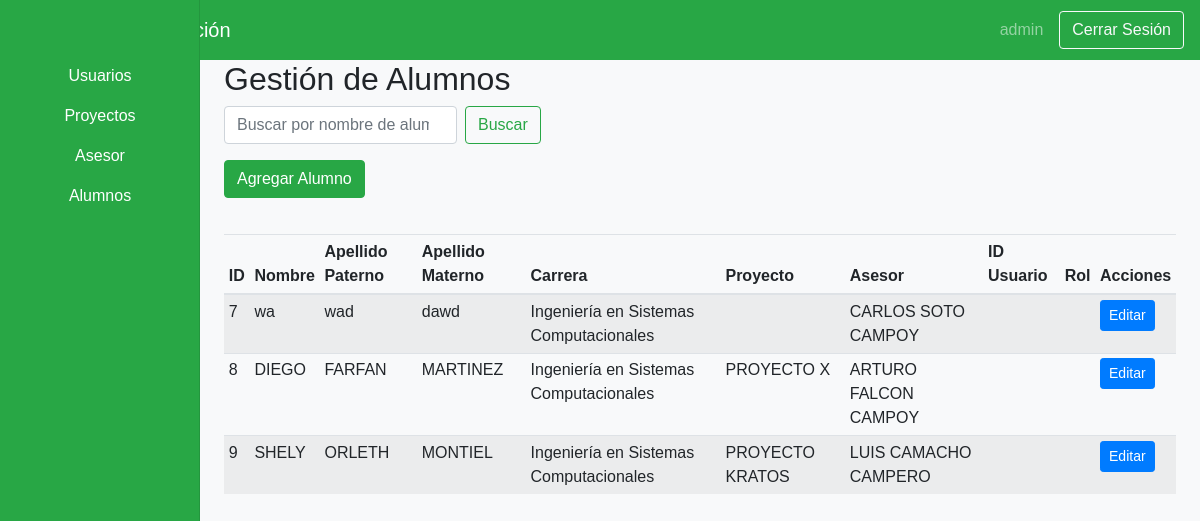
Page /views/admin/dashboardAdminAlumnos.php (signed in) on the earlier database version.
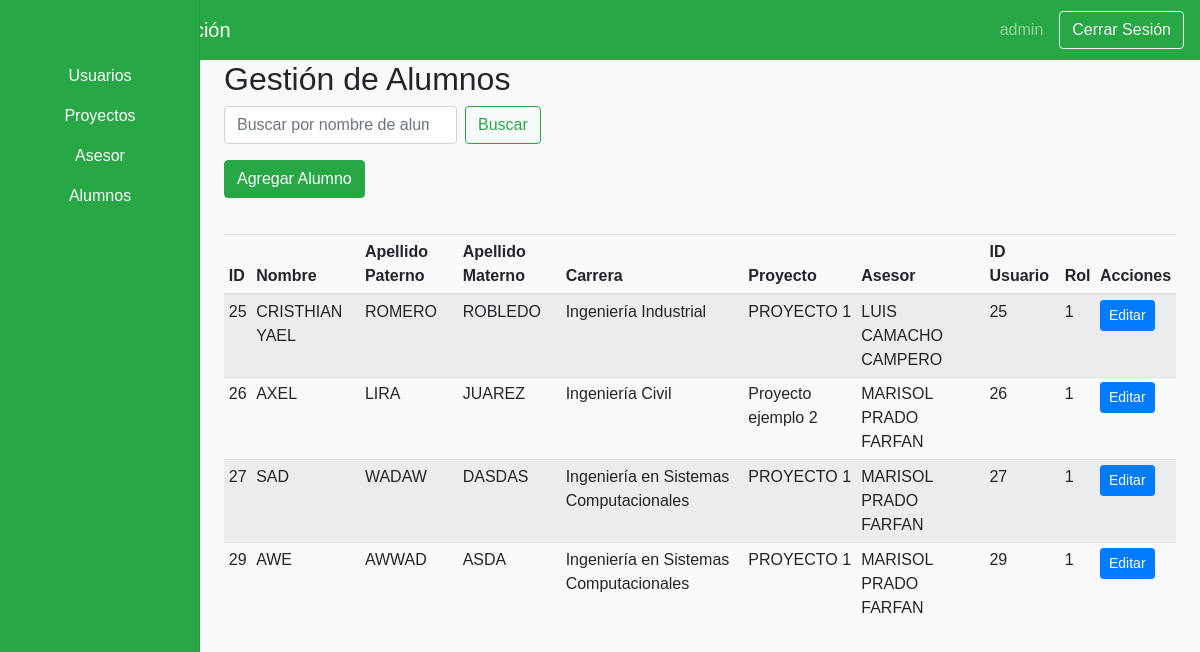
Same page on the later database version.
### tables this page shows
CREATE TABLE IF NOT EXISTS `alumno` (
  `ID_Alumno` int NOT NULL AUTO_INCREMENT,
  `Nombres` varchar(100) NOT NULL,
  `Apellido_Paterno` varchar(100) NOT NULL,
  `Apellido_Materno` varchar(100) NOT NULL,
  `Carrera` int DEFAULT NULL,
  `Proyecto` int DEFAULT NULL,
  `Asesor` int DEFAULT NULL,
  `Calendario_Revisiones` text,
  `Rol` int DEFAULT NULL,
  `ID_Usuario` int DEFAULT NULL,
  PRIMARY KEY (`ID_Alumno`),
  KEY `fk_alumno_carrera` (`Carrera`),
  KEY `fk_alumno_proyecto` (`Proyecto`),
  KEY `fk_alumno_asesor` (`Asesor`),
  KEY `fk_alumno_rol` (`Rol`),
  KEY `fk_alumno_usuario` (`ID_Usuario`)
);

CREATE TABLE IF NOT EXISTS `carrera` (
  `ID_Carrera` int NOT NULL AUTO_INCREMENT,
  `Nombre_Carrera` varchar(100) NOT NULL,
  PRIMARY KEY (`ID_Carrera`)
);

CREATE TABLE IF NOT EXISTS `proyecto` (
  `ID_Proyecto` int NOT NULL AUTO_INCREMENT,
  `Nombre_Proyecto` varchar(200) NOT NULL,
  `Status` enum('Pendiente','En Revisión') NOT NULL,
  `Integrante_1` int DEFAULT NULL,
  `Integrante_2` int DEFAULT NULL,
  `Integrante_3` int DEFAULT NULL,
  `Asesor` int DEFAULT NULL,
  PRIMARY KEY (`ID_Proyecto`),
  KEY `fk_proyecto_integrante_1` (`Integrante_1`),
  KEY `fk_proyecto_integrante_2` (`Integrante_2`),
  KEY `fk_proyecto_integrante_3` (`Integrante_3`),
  KEY `fk_proyecto_asesor` (`Asesor`)
);

CREATE TABLE IF NOT EXISTS `usuario` (
  `ID_Usuario` int NOT NULL AUTO_INCREMENT,
  `Nombre_Usuario` varchar(50) NOT NULL,
  `Contraseña` varchar(255) NOT NULL,
  `Rol` int DEFAULT NULL,
  PRIMARY KEY (`ID_Usuario`),
  KEY `fk_usuario_rol` (`Rol`)
);

### Views/Admin/dashboardAdminAlumnos.php (the view, shortened to what the changed rows need)
<?php
include('../../includes/config.php');
?>
<!DOCTYPE html>
<html lang="es">
<head>
    <link rel="stylesheet" href="https://stackpath.bootstrapcdn.com/bootstrap/4.3.1/css/bootstrap.min.css">
    <link rel="stylesheet" href="<?php echo CSS_PATH; ?>dashboard.css">
</head>
<body>
    <div class="container-fluid">
        <div class="row">
            <main role="main" class="col-md-9 ml-sm-auto col-lg-10 px-4">
                <h2>Gestión de Alumnos</h2>
                <div class="table-responsive">
                    <table class="table table-striped table-sm">
                        <thead>
                            <tr>
                                <th>ID</th>
                                <th>Nombre</th>
                                <th>Apellido Paterno</th>
                                <th>Apellido Materno</th>
                                <th>Carrera</th>
                                <th>Proyecto</th>
                                <th>Asesor</th>
                                <th>ID Usuario</th>
                                <th>Rol</th>
                                <th>Acciones</th>
                            </tr>
                        </thead>
                        <tbody>
                            <?php
                            $searchQuery = "";
                            $query = "
                                SELECT alumno.*, proyecto.Nombre_Proyecto,
                                       CONCAT(asesor.Nombres, ' ', asesor.Apellido_Paterno, ' ', asesor.Apellido_Materno) AS Nombre_Asesor,
                                       carrera.Nombre_Carrera, usuario.id_usuario, usuario.rol
                                FROM alumno
                                LEFT JOIN proyecto ON alumno.Proyecto = proyecto.ID_Proyecto
                                LEFT JOIN asesor ON alumno.Asesor = asesor.ID_Asesor
                                LEFT JOIN carrera ON alumno.Carrera = carrera.ID_Carrera
                                LEFT JOIN usuario ON alumno.ID_Usuario = usuario.id_usuario
                                WHERE 1=1 $searchQuery
                                ORDER BY alumno.ID_Alumno ASC";
                            $result = $connection->query($query);
                            while ($row = $result->fetch_assoc()) {
                                echo "<tr>";
                                echo "<td>" . htmlspecialchars($row['ID_Alumno'] ?? '') . "</td>";
                                echo "<td>" . htmlspecialchars($row['Nombres'] ?? '') . "</td>";
                                echo "<td>" . htmlspecialchars($row['Apellido_Paterno'] ?? '') . "</td>";
                                echo "<td>" . htmlspecialchars($row['Apellido_Materno'] ?? '') . "</td>";
                                echo "<td>" . htmlspecialchars($row['Nombre_Carrera'] ?? '') . "</td>";
                                echo "<td>" . htmlspecialchars($row['Nombre_Proyecto'] ?? '') . "</td>";
                                echo "<td>" . htmlspecialchars($row['Nombre_Asesor'] ?? '') . "</td>";
                                echo "<td>" . htmlspecialchars($row['id_usuario'] ?? '') . "</td>";
                                echo "<td>" . htmlspecialchars($row['rol'] ?? '') . "</td>";
                                echo "<td>";
                                echo "<button type='button' class='btn btn-primary btn-sm' data-toggle='modal' data-target='#editAlumnoModal'
                                        data-id='" . htmlspecialchars($row['ID_Alumno'] ?? '') . "'
                                        data-nombre='" . htmlspecialchars($row['Nombres'] ?? '') . "'
                                        data-apellido_paterno='" . htmlspecialchars($row['Apellido_Paterno'] ?? '') . "'
                                        data-apellido_materno='" . htmlspecialchars($row['Apellido_Materno'] ?? '') . "'
                                        data-carrera='" . htmlspecialchars($row['Carrera'] ?? '') . "'
                                        data-proyecto='" . htmlspecialchars($row['Proyecto'] ?? '') . "'
                                        data-asesor='" . htmlspecialchars($row['Asesor'] ?? '') . "'>Editar</button>";
                                echo "</td>";
                                echo "</tr>";
                            }
                            ?>
                        </tbody>
                    </table>
                </div>
            </main>
        </div>
    </div>
</body>
</html>

Differences in the rows shown:
removed alumno: ID_Alumno "7", Nombres "wa", Apellido_Paterno "wad", Apellido_Materno "dawd", carrera.Nombre_Carrera "Ingeniería en Sistemas Computacionales", Nombre_Asesor "CARLOS SOTO CAMPOY"
removed alumno: ID_Alumno "8", Nombres "DIEGO", Apellido_Paterno "FARFAN", Apellido_Materno "MARTINEZ", carrera.Nombre_Carrera "Ingeniería en Sistemas Computacionales", proyecto.Nombre_Proyecto "PROYECTO X", Nombre_Asesor "ARTURO FALCON CAMPOY"
removed alumno: ID_Alumno "9", Nombres "SHELY", Apellido_Paterno "ORLETH", Apellido_Materno "MONTIEL", carrera.Nombre_Carrera "Ingeniería en Sistemas Computacionales", proyecto.Nombre_Proyecto "PROYECTO KRATOS", Nombre_Asesor "LUIS CAMACHO CAMPERO"
added alumno: ID_Alumno "25", Nombres "CRISTHIAN YAEL", Apellido_Paterno "ROMERO", Apellido_Materno "ROBLEDO", carrera.Nombre_Carrera "Ingeniería Industrial", proyecto.Nombre_Proyecto "PROYECTO 1", Nombre_Asesor "LUIS CAMACHO CAMPERO", ID_Usuario.ID_Usuario "25", ID_Usuario.Rol "1"
added alumno: ID_Alumno "26", Nombres "AXEL", Apellido_Paterno "LIRA", Apellido_Materno "JUAREZ", carrera.Nombre_Carrera "Ingeniería Civil", proyecto.Nombre_Proyecto "Proyecto ejemplo 2", Nombre_Asesor "MARISOL PRADO FARFAN", ID_Usuario.ID_Usuario "26", ID_Usuario.Rol "1"
added alumno: ID_Alumno "27", Nombres "SAD", Apellido_Paterno "WADAW", Apellido_Materno "DASDAS", carrera.Nombre_Carrera "Ingeniería en Sistemas Computacionales", proyecto.Nombre_Proyecto "PROYECTO 1", Nombre_Asesor "MARISOL PRADO FARFAN", ID_Usuario.ID_Usuario "27", ID_Usuario.Rol "1"
added alumno: ID_Alumno "29", Nombres "AWE", Apellido_Paterno "AWWAD", Apellido_Materno "ASDA", carrera.Nombre_Carrera "Ingeniería en Sistemas Computacionales", proyecto.Nombre_Proyecto "PROYECTO 1", Nombre_Asesor "MARISOL PRADO FARFAN", ID_Usuario.ID_Usuario "29", ID_Usuario.Rol "1"
